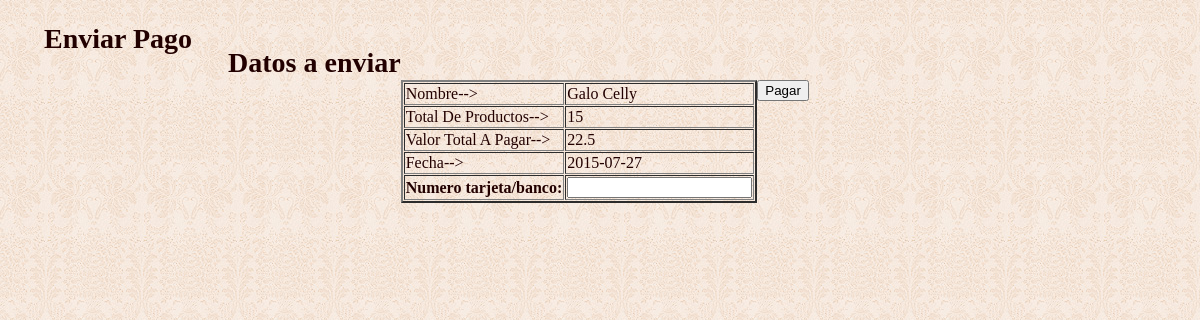
The app's page /presentation_layer/enviar_pago.php with its own data.
### tables this page shows
CREATE TABLE IF NOT EXISTS `pago` (
  `id_pago` int(11) NOT NULL AUTO_INCREMENT,
  `nombre` varchar(100) DEFAULT NULL,
  `total_productos` int(20) DEFAULT NULL,
  `total_pago` double DEFAULT NULL,
  `numero_cuenta` int(20) DEFAULT NULL,
  `fecha` date DEFAULT NULL,
  `estado` varchar(45) DEFAULT NULL,
  PRIMARY KEY (`id_pago`)
);

### persistence_layer/config.php (called while the page is built, shortened)
<?php
	$db_name='sico';
?>

### persistence_layer/gestion_pago_persistence.php (called while the page is built, shortened)
<?php
	if (!function_exists('consultar_pago2')){
		function consultar_pago2()
		{
		$SQL_con="SELECT * from pago where nombre like '%o%'";
		$resultado_ins= mysql_query($SQL_con);
		while ($rowPedi = mysql_fetch_array($resultado_ins,MYSQL_ASSOC))
		{
		  $pago[]=$rowPedi;
		}
		return array ($pago);
    	}
	}
?>

### bussines_layer/gestion_pago.php (called while the page is built, shortened)
<?php
	if (!function_exists('consultar_pago')){
		function consultar_pago()
		{
			list ($pago) = consultar_pago2();
			return array ($pago);
		}
	}
?>

### presentation_layer/enviar_pago.php (the view, shortened to what this page needs)
<?php
	echo "<link rel='stylesheet' href='css/style.css' type='text/css' media='all'>";
	include ("../bussines_layer/gestion_pago.php");
	if(isset($_POST["nuevo"]))
	{
		realizar_pagos($_POST["id"],$_POST["cuenta"]);
		echo '<script>alert("Su pago fue enviado a su cuenta")</script>';
		echo "<div align=center>
		<meta http-equiv='Refresh' content='0;url=seleccion_empresa.php'></font></h1></div>";
	}else{
		list ($pago)=consultar_pago();
		echo "<div align=center><h1>Enviar Pago</font></h1></div><br>";
		echo "<div name=empresas>";
			echo "<h1>Datos a enviar</h1><br><br>";
			for ($i = 0; $i <count($pago); $i++)
			{
				echo "<table cellspacing=1 cellspadding=1 align=left border=2 >";
				echo "<tr >";
					echo "<td>Nombre--></td>";
					echo "<td>".$pago[$i]['nombre']." </td>";
				echo "</tr>";
				echo "<tr >";
					echo "<td>Total De Productos--></td>";
					echo "<td>".$pago[$i]['total_productos']." </td>";
				echo "</tr>";
				echo "<tr >";
					echo "<td>Valor Total A Pagar--></td>";
					echo "<td>".$pago[$i]['total_pago']." </td>";
				echo "</tr>";
				echo "<tr >";
					echo "<td>Fecha--></td>";
					echo "<td>".$pago[$i]['fecha']." </td>";
				echo "</tr>";
				echo "</div>";
				echo "<form method = 'Post' action='enviar_pago.php'>";
					echo "<tr><th>Numero tarjeta/banco:</th><td><input type='number' min='1' name='cuenta'></td></tr>";
				echo "<input type='submit' value='Pagar'><form>";
			}
	}
?>

### presentation_layer/css/style.css (style rules this page uses)
h1 { float:left;padding:0px 0 0 36px }

### records on screen
pago: nombre "Galo Celly", total_productos "15", total_pago "22.5", fecha "2015-07-27"
